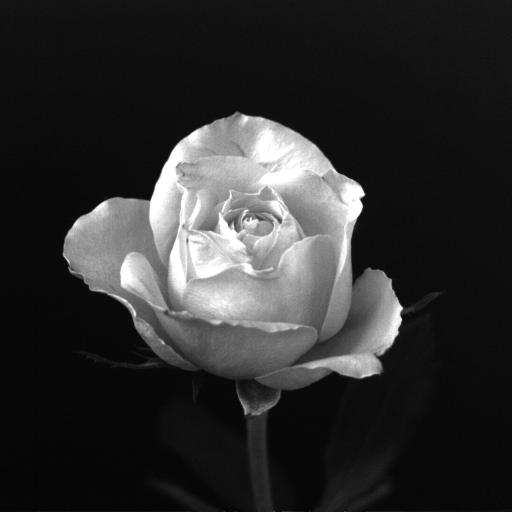
%> input picture Assignment_1/rose.jpg, 1024 x 1024 px (shown at 1/2 size)
$ octave Assignment_1.m   (GNU Octave 9; MATLAB toolbox functions it lacks are replaced by stand-ins)
%> lines starting %> are read from the running program, lines starting %| are printed output that depends on the picture
% Load the image
image = imread('rose.jpg');
%> image is the input picture: size 1024x1024 uint8; min 0, max 255, mean 46.8

% Downsample the image to different sizes
downsampled_512 = customResize(image, 512, 512);
downsampled_256 = customResize(image, 256, 256);
downsampled_128 = customResize(image, 128, 128);

% Upsample the images back to 1024x1024
upsampled_512 = customResize(downsampled_512, 1024, 1024);
% [38 lines not run here, left out]
function output = customResize(input, new_height, new_width)
%> called with new_height = 512, new_width = 512
    [orig_height, orig_width, ~] = size(input);
%> orig_height = 1024; orig_width = 1024
    row_scale = orig_height / new_height;
%> row_scale = 2
    col_scale = orig_width / new_width;
%> col_scale = 2

    output = zeros(new_height, new_width, size(input, 3), 'uint8');

    for r = 1:new_height
        for c = 1:new_width
            orig_r = round(r * row_scale);
            orig_c = round(c * col_scale);

            % Ensure indices are within bounds
            orig_r = min(max(orig_r, 1), orig_height);
            orig_c = min(max(orig_c, 1), orig_width);

            output(r, c, :) = input(orig_r, orig_c, :);
        end
    end
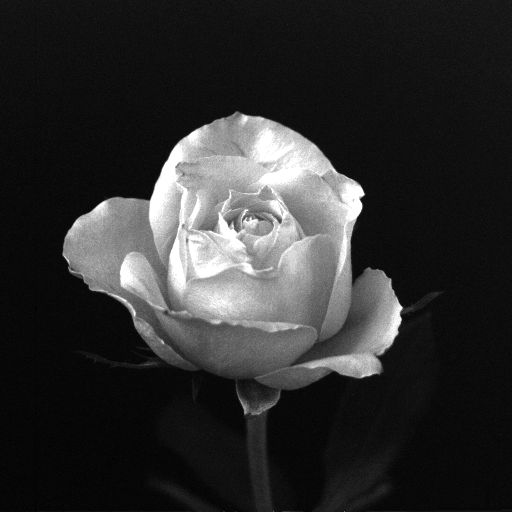
%> output: size 512x512 uint8; min 0, max 255, mean 46.8
%> call 3 of customResize, with new_height = 128, new_width = 128
%> after the loop in customResize (call 3), `for r = 1:new_height`:
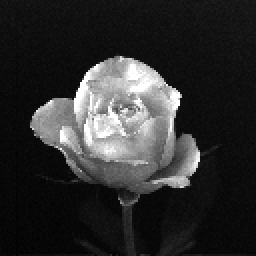
%> output: size 128x128 uint8 (shown 2 times larger); min 0, max 255, mean 46.7
%> the run ends on the next line
end
